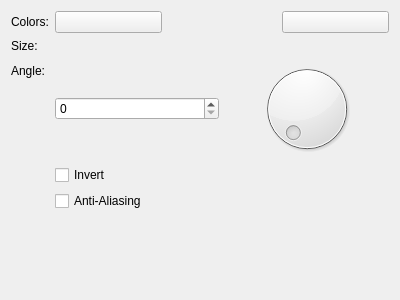
<?xml version="1.0" encoding="UTF-8"?>
<ui version="4.0">
 <class>KisWdgHalftoneGen</class>
 <widget class="QWidget" name="KisWdgHalftoneGen">
  <property name="geometry">
   <rect>
    <x>0</x>
    <y>0</y>
    <width>400</width>
    <height>300</height>
   </rect>
  </property>
  <property name="windowTitle">
   <string>Form</string>
  </property>
  <layout class="QFormLayout" name="formLayout">
   <item row="0" column="1">
    <layout class="QHBoxLayout" name="horizontalLayout">
     <item>
      <widget class="KisColorButton" name="bnForeColor">
       <property name="text">
        <string/>
       </property>
      </widget>
     </item>
     <item>
      <widget class="KoColorSlider" name="sldIntensity" native="true"/>
     </item>
     <item>
      <widget class="KisColorButton" name="bnBackColor">
       <property name="text">
        <string/>
       </property>
      </widget>
     </item>
    </layout>
   </item>
   <item row="0" column="0">
    <widget class="QLabel" name="label">
     <property name="text">
      <string>Colors:</string>
     </property>
    </widget>
   </item>
   <item row="1" column="0">
    <widget class="QLabel" name="label_2">
     <property name="text">
      <string>Size:</string>
     </property>
    </widget>
   </item>
   <item row="4" column="1">
    <layout class="QHBoxLayout" name="horizontalLayout_2">
     <item>
      <widget class="QSpinBox" name="spAngle"/>
     </item>
     <item>
      <widget class="QDial" name="dialAngle"/>
     </item>
    </layout>
   </item>
   <item row="4" column="0">
    <widget class="QLabel" name="label_3">
     <property name="text">
      <string>Angle:</string>
     </property>
    </widget>
   </item>
   <item row="6" column="1">
    <widget class="QCheckBox" name="chkAntiAliasing">
     <property name="text">
      <string>Anti-Aliasing</string>
     </property>
    </widget>
   </item>
   <item row="1" column="1">
    <widget class="KisSliderSpinBox" name="sldSize" native="true"/>
   </item>
   <item row="5" column="1">
    <widget class="QCheckBox" name="chkInvert">
     <property name="text">
      <string>Invert</string>
     </property>
    </widget>
   </item>
  </layout>
 </widget>
 <customwidgets>
  <customwidget>
   <class>KoColorSlider</class>
   <extends>QWidget</extends>
   <header>KoColorSlider.h</header>
   <container>1</container>
  </customwidget>
  <customwidget>
   <class>KisColorButton</class>
   <extends>QPushButton</extends>
   <header>kis_color_button.h</header>
  </customwidget>
  <customwidget>
   <class>KisSliderSpinBox</class>
   <extends>QWidget</extends>
   <header location="global">kis_slider_spin_box.h</header>
   <container>1</container>
  </customwidget>
 </customwidgets>
 <resources/>
 <connections/>
</ui>
